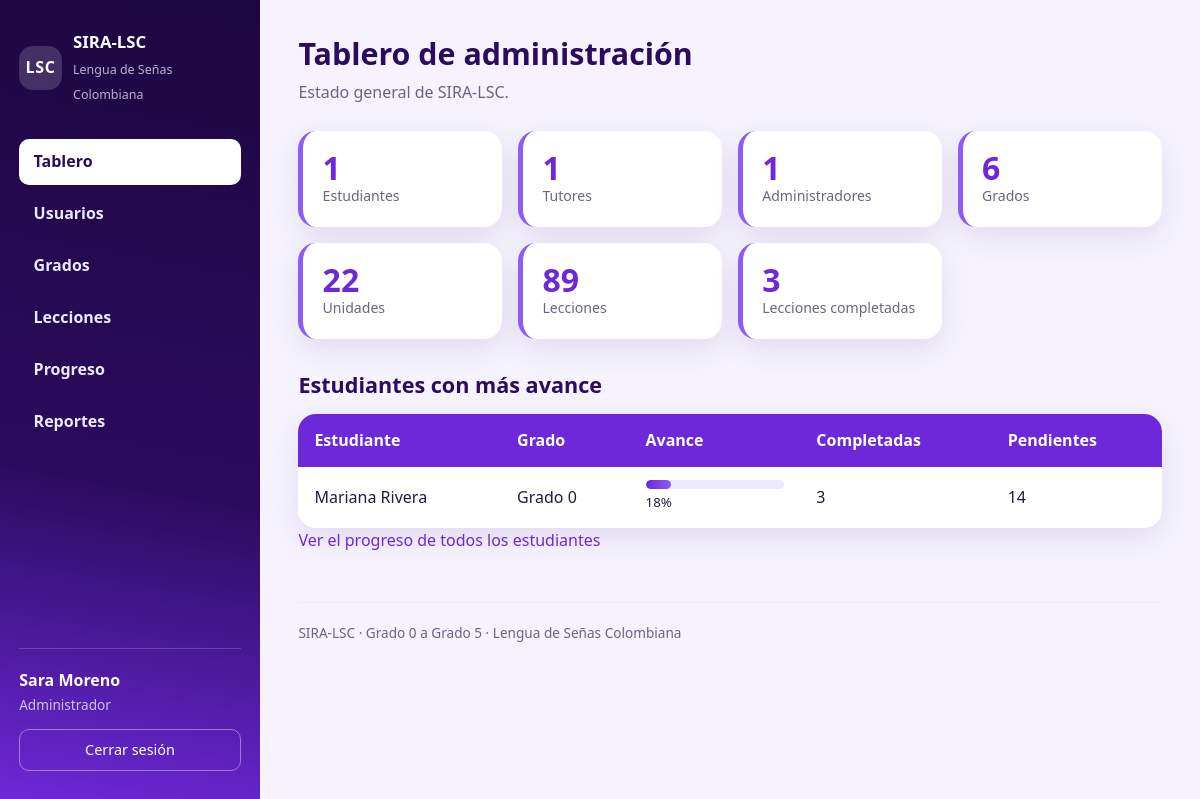
Page /index.php?ruta=admin/inicio (signed in) on the committed database.
### tables this page shows
CREATE TABLE usuarios (
    id_usuario     INT AUTO_INCREMENT PRIMARY KEY,
    nombre         VARCHAR(80)  NOT NULL,
    apellido       VARCHAR(80)  NOT NULL,
    correo         VARCHAR(150) NOT NULL UNIQUE,
    usuario        VARCHAR(50)  NOT NULL UNIQUE,
    contrasena     VARCHAR(255) NOT NULL,
    rol            ENUM('estudiante','tutor','administrador') NOT NULL DEFAULT 'estudiante',
    id_grado       INT          NULL,
    activo         TINYINT(1)   NOT NULL DEFAULT 1,
    fecha_registro DATETIME     NOT NULL DEFAULT CURRENT_TIMESTAMP,
    CONSTRAINT fk_usuarios_grado
        FOREIGN KEY (id_grado) REFERENCES grados(id_grado)
        ON DELETE SET NULL ON UPDATE CASCADE
);

CREATE TABLE grados (
    id_grado    INT AUTO_INCREMENT PRIMARY KEY,
    nombre      VARCHAR(50)  NOT NULL,
    descripcion VARCHAR(255) NOT NULL,
    orden       INT          NOT NULL DEFAULT 0
);

### config/funciones.php (called while the page is built, shortened)
<?php
function e($texto)
{
    return htmlspecialchars((string) $texto, ENT_QUOTES, 'UTF-8');
}
function url($ruta = 'inicio', $parametros = array())
{
    $destino = BASE_URL . 'index.php?ruta=' . urlencode($ruta);
    return $destino;
}
function vista($archivo, $datos = array())
{
    extract($datos, EXTR_SKIP);
    require RUTA_BASE . '/views/' . $archivo . '.php';
}
function rolActual()
{
    return isset($_SESSION['rol']) ? $_SESSION['rol'] : null;
}
function panelDe($rol)
{
    switch ($rol) {
        case 'administrador': return 'admin/inicio';
    }
}
function nombreRol($rol)
{
    $nombres = array(
        'estudiante'    => 'Estudiante',
        'tutor'         => 'Tutor',
        'administrador' => 'Administrador',
    );
    return isset($nombres[$rol]) ? $nombres[$rol] : $rol;
}

### controllers/AdministradorController.php (called while the page is built, shortened)
<?php
class AdministradorController
{
    private $modeloUsuario;
    private $modeloAdmin;
    public function __construct()
    {
        $this->modeloUsuario    = new Usuario();
        $this->modeloAdmin      = new Administrador();
    }
    public function inicio()
    {
        vista('administrador/inicio', array(
            'admin'    => $this->modeloUsuario->obtenerPorId($_SESSION['id_usuario']),
            'resumen'  => $this->modeloAdmin->resumenGeneral(),
            'avances'  => array_slice($this->modeloAdmin->progresoEstudiantes(), 0, 5),
        ));
    }
}

### models/Usuario.php (called while the page is built, shortened)
<?php
class Usuario
{
    private $db;
    public function __construct()
    {
        $this->db = Database::conexion();
    }
    public function obtenerPorId($idUsuario)
    {
        $sentencia = $this->db->prepare(
            'SELECT u.id_usuario, u.nombre, u.apellido, u.correo, u.usuario, u.rol,
                    u.id_grado, u.activo, u.fecha_registro,
                    g.nombre AS grado, g.descripcion AS grado_descripcion, g.orden AS grado_orden
             FROM usuarios u
             LEFT JOIN grados g ON g.id_grado = u.id_grado
             WHERE u.id_usuario = ?'
        );
        $sentencia->execute(array((int) $idUsuario));
        $fila = $sentencia->fetch();
        return $fila ? $fila : null;
    }
}

### config/Database.php (called while the page is built, shortened)
<?php
class Database
{
    private static $pdo = null;
    public static function conexion()
    {
        if (self::$pdo === null) {
            $dsn = 'mysql:host=' . DB_HOST . ';dbname=' . DB_NOMBRE . ';charset=utf8mb4';
            try {
                self::$pdo = new PDO($dsn, DB_USUARIO, DB_CLAVE, array(
                    PDO::ATTR_ERRMODE            => PDO::ERRMODE_EXCEPTION,
                    PDO::ATTR_DEFAULT_FETCH_MODE => PDO::FETCH_ASSOC,
                    PDO::ATTR_EMULATE_PREPARES   => false,
                ));
            } catch (PDOException $e) {
                self::mostrarError($e->getMessage());
            }
        }
        return self::$pdo;
    }
}

### models/Administrador.php (called while the page is built)
<?php
class Administrador
{
    private $db;
    public function __construct()
    {
        $this->db = Database::conexion();
    }
    public function resumenGeneral()
    {
        $sql = "SELECT
                    (SELECT COUNT(*) FROM usuarios WHERE rol = 'estudiante')    AS estudiantes,
                    (SELECT COUNT(*) FROM usuarios WHERE rol = 'tutor')         AS tutores,
                    (SELECT COUNT(*) FROM usuarios WHERE rol = 'administrador') AS administradores,
                    (SELECT COUNT(*) FROM grados)    AS grados,
                    (SELECT COUNT(*) FROM cursos)    AS cursos,
                    (SELECT COUNT(*) FROM lecciones) AS lecciones,
                    (SELECT COUNT(*) FROM progreso)  AS completadas";
        return $this->db->query($sql)->fetch();
    }
    public function progresoEstudiantes()
    {
        $sql = "SELECT u.id_usuario, u.nombre, u.apellido, u.usuario,
                       g.nombre AS grado,
                       (SELECT COUNT(*)
                          FROM lecciones l
                          INNER JOIN cursos c ON c.id_curso = l.id_curso
                         WHERE c.id_grado = u.id_grado) AS total,
                       (SELECT COUNT(*)
                          FROM progreso p
                          INNER JOIN lecciones l2 ON l2.id_leccion = p.id_leccion
                          INNER JOIN cursos c2 ON c2.id_curso = l2.id_curso
                         WHERE p.id_usuario = u.id_usuario AND c2.id_grado = u.id_grado) AS completadas
                FROM usuarios u
                LEFT JOIN grados g ON g.id_grado = u.id_grado
                WHERE u.rol = 'estudiante'
                ORDER BY u.nombre ASC";
        $filas = $this->db->query($sql)->fetchAll();
        foreach ($filas as $i => $fila) {
            $total = (int) $fila['total'];
            $hechas = (int) $fila['completadas'];
            $filas[$i]['pendientes'] = max(0, $total - $hechas);
            $filas[$i]['porcentaje'] = $total > 0 ? (int) round(($hechas / $total) * 100) : 0;
        }
        return $filas;
    }
}

### views/administrador/inicio.php (the view, shortened to what this page needs)
<?php
$activo = 'inicio';
require RUTA_BASE . '/views/layouts/header.php';
?>
<header class="titular">
    <h1>Tablero de administración</h1>
    <p>Estado general de SIRA-LSC.</p>
</header>
<div class="rejilla-cifras">
    <article class="tarjeta-cifra">
        <p class="numero-grande"><?php echo (int) $resumen['estudiantes']; ?></p>
        <p class="etiqueta-cifra">Estudiantes</p>
    </article>
    <article class="tarjeta-cifra">
        <p class="numero-grande"><?php echo (int) $resumen['tutores']; ?></p>
        <p class="etiqueta-cifra">Tutores</p>
    </article>
    <article class="tarjeta-cifra">
        <p class="numero-grande"><?php echo (int) $resumen['administradores']; ?></p>
        <p class="etiqueta-cifra">Administradores</p>
    </article>
    <article class="tarjeta-cifra">
        <p class="numero-grande"><?php echo (int) $resumen['grados']; ?></p>
        <p class="etiqueta-cifra">Grados</p>
    </article>
    <article class="tarjeta-cifra">
        <p class="numero-grande"><?php echo (int) $resumen['cursos']; ?></p>
        <p class="etiqueta-cifra">Unidades</p>
    </article>
    <article class="tarjeta-cifra">
        <p class="numero-grande"><?php echo (int) $resumen['lecciones']; ?></p>
        <p class="etiqueta-cifra">Lecciones</p>
    </article>
    <article class="tarjeta-cifra">
        <p class="numero-grande"><?php echo (int) $resumen['completadas']; ?></p>
        <p class="etiqueta-cifra">Lecciones completadas</p>
    </article>
</div>
<h2 class="titulo-seccion">Estudiantes con más avance</h2>
<?php if (count($avances) === 0): ?>
    <p class="vacio">Todavía no hay estudiantes registrados.</p>
<?php else: ?>
<table class="tabla">
    <thead><tr><th>Estudiante</th><th>Grado</th><th>Avance</th><th>Completadas</th><th>Pendientes</th></tr></thead>
    <tbody>
    <?php foreach ($avances as $fila): ?>
        <tr>
            <td><?php echo e($fila['nombre'] . ' ' . $fila['apellido']); ?></td>
            <td><?php echo e($fila['grado'] ? $fila['grado'] : 'Sin grado'); ?></td>
            <td>
                <div class="barra barra-tabla"><span style="width: <?php echo (int) $fila['porcentaje']; ?>%;"></span></div>
                <small><?php echo (int) $fila['porcentaje']; ?>%</small>
            </td>
            <td><?php echo (int) $fila['completadas']; ?></td>
            <td><?php echo (int) $fila['pendientes']; ?></td>
        </tr>
    <?php endforeach; ?>
    </tbody>
</table>
<p class="texto-apoyo"><a href="<?php echo url('admin/progreso'); ?>">Ver el progreso de todos los estudiantes</a></p>
<?php endif; ?>
<?php require RUTA_BASE . '/views/layouts/footer.php'; ?>

### views/layouts/header.php (shortened to what this page needs)
<?php
$activo  = isset($activo) ? $activo : '';
$sinMenu = isset($sinMenu) ? $sinMenu : false;
$rol     = rolActual();
$conectado = null;
$prioridad = array('estudiante', 'tutor', 'admin');
if ($rol === 'tutor')              { $prioridad = array('tutor', 'admin', 'estudiante'); }
elseif ($rol === 'administrador')  { $prioridad = array('admin', 'tutor', 'estudiante'); }
foreach ($prioridad as $posible) {
    if (isset($$posible) && is_array($$posible) && isset($$posible['nombre'])) {
        $conectado = $$posible;
        break;
    }
}
$menus = array(
    'estudiante' => array(
        'Inicio'       => array('estudiante/inicio',    'inicio'),
        'Mis cursos'   => array('estudiante/cursos',    'cursos'),
        'Mis lecciones'=> array('estudiante/lecciones', 'lecciones'),
        'Mi progreso'  => array('estudiante/progreso',  'progreso'),
        'Mi perfil'    => array('estudiante/perfil',    'perfil'),
    ),
    'tutor' => array(
        'Inicio'           => array('tutor/inicio',      'inicio'),
        'Mis estudiantes'  => array('tutor/estudiantes', 'estudiantes'),
        'Mi perfil'        => array('tutor/perfil',      'perfil'),
    ),
    'administrador' => array(
        'Tablero'   => array('admin/inicio',    'inicio'),
        'Usuarios'  => array('admin/usuarios',  'usuarios'),
        'Grados'    => array('admin/grados',    'grados'),
        'Lecciones' => array('admin/lecciones', 'lecciones'),
        'Progreso'  => array('admin/progreso',  'progreso'),
        'Reportes'   => array('admin/reportes',  'reportes'),
    ),
);
$menu = isset($menus[$rol]) ? $menus[$rol] : array();
?>
<!DOCTYPE html>
<html lang="es">
<head>
    <link rel="stylesheet" href="<?php echo BASE_URL; ?>css/estilos.css">
</head>
<body class="<?php echo $sinMenu ? 'cuerpo-acceso' : 'cuerpo-panel'; ?>">
<?php if ($sinMenu): ?>
<main class="acceso">
<?php else: ?>
<div class="aplicacion">
    <nav class="menu-lateral">
        <a class="marca" href="<?php echo url(panelDe($rol)); ?>">
            <span class="marca-sigla">LSC</span>
            <span class="marca-texto">
                <strong>SIRA-LSC</strong>
                <small>Lengua de Señas Colombiana</small>
            </span>
        </a>
        <ul class="menu">
            <?php foreach ($menu as $etiqueta => $destino): ?>
                <li>
                    <a href="<?php echo url($destino[0]); ?>"
                       class="<?php echo $activo === $destino[1] ? 'activo' : ''; ?>">
                        <?php echo e($etiqueta); ?>
                    </a>
                </li>
            <?php endforeach; ?>
        </ul>
        <div class="menu-pie">
            <?php if ($conectado): ?>
                <p class="menu-nombre"><?php echo e($conectado['nombre'] . ' ' . $conectado['apellido']); ?></p>
                <p class="menu-grado">
                    <?php
                    echo e(nombreRol($rol));
                    ?>
                </p>
            <?php endif; ?>
            <a class="boton-salir" href="<?php echo url('salir'); ?>">Cerrar sesión</a>
        </div>
    </nav>
    <main class="contenido">
<?php endif; ?>

### css/estilos.css (style rules this page uses)
:root { --morado-oscuro: #2b0b5e; --morado-noche: #1d0740; --morado: #6d28d9; --morado-claro: #8b5cf6; --lavanda: #ede9fe; --lavanda-suave: #f6f3ff; --blanco: #ffffff; --tinta: #241a3d; --gris: #6c6383; --exito: #1f7a5a; --error: #b3204a; --radio: 18px; --radio-mini: 10px; --sombra: 0 10px 30px rgba(45, 12, 96, .10); --sombra-alta: 0 18px 44px rgba(45, 12, 96, .20); }
* { box-sizing: border-box; }
html { -webkit-text-size-adjust: 100%; }
body { margin: 0; font-family: "Segoe UI", "Trebuchet MS", system-ui, -apple-system, Arial, sans-serif; color: var(--tinta); line-height: 1.6; background: var(--lavanda-suave); }
h1, h2, h3 { line-height: 1.25; margin: 0 0 .4rem; font-weight: 700; }
h1 { font-size: 1.9rem; }
h2 { font-size: 1.35rem; }
p { margin: 0 0 .8rem; }
a { color: var(--morado); text-decoration: none; }
.texto-apoyo { color: var(--gris); }
.aplicacion { display: flex; min-height: 100vh; }
.menu-lateral { width: 260px; flex-shrink: 0; padding: 1.8rem 1.2rem; background: linear-gradient(190deg, var(--morado-noche) 0%, var(--morado-oscuro) 60%, var(--morado) 100%); color: var(--lavanda); display: flex; flex-direction: column; }
.marca { display: flex; align-items: center; gap: .7rem; margin-bottom: 2rem; color: var(--blanco); }
.marca-sigla { display: grid; place-items: center; width: 44px; height: 44px; border-radius: 14px; background: rgba(255, 255, 255, .16); font-weight: 700; letter-spacing: .04em; }
.marca-texto strong { display: block; font-size: 1.05rem; }
.marca-texto small { color: rgba(237, 233, 254, .75); font-size: .78rem; }
.menu { list-style: none; margin: 0; padding: 0; flex: 1; }
.menu li { margin-bottom: .35rem; }
.menu a { display: block; padding: .65rem .9rem; border-radius: var(--radio-mini); color: var(--lavanda); font-weight: 600; }
.menu a.activo { background: var(--blanco); color: var(--morado-oscuro); }
.menu-pie { margin-top: 1.5rem; padding-top: 1.2rem; border-top: 1px solid rgba(255, 255, 255, .18); }
.menu-nombre { margin: 0; font-weight: 700; color: var(--blanco); }
.menu-grado { margin: 0 0 .8rem; font-size: .85rem; color: rgba(237, 233, 254, .8); }
.boton-salir { display: block; padding: .55rem .9rem; text-align: center; border: 1px solid rgba(255, 255, 255, .4); border-radius: var(--radio-mini); color: var(--blanco); font-size: .9rem; }
.contenido { flex: 1; min-width: 0; padding: 2.2rem 2.4rem 3rem; }
.titular { margin-bottom: 1.6rem; }
.titular h1 { color: var(--morado-oscuro); }
.titular p { color: var(--gris); margin: 0; }
.titulo-seccion { margin: 2rem 0 1rem; color: var(--morado-oscuro); }
.barra { height: 12px; border-radius: 999px; background: var(--lavanda); overflow: hidden; }
.barra span { display: block; height: 100%; border-radius: 999px; background: linear-gradient(90deg, var(--morado) 0%, var(--morado-claro) 100%); }
.tabla { width: 100%; border-collapse: collapse; background: var(--blanco); border-radius: var(--radio); overflow: hidden; box-shadow: var(--sombra); }
.tabla th, .tabla td { padding: .85rem 1rem; text-align: left; }
.tabla thead { background: var(--morado); color: var(--blanco); }
.rejilla-cifras { display: grid; grid-template-columns: repeat(auto-fill, minmax(160px, 1fr)); gap: 1rem; margin-bottom: 1.4rem; }
.tarjeta-cifra { padding: 1.2rem; background: var(--blanco); border-radius: var(--radio); box-shadow: var(--sombra); border-left: 5px solid var(--morado-claro); }
.numero-grande { margin: 0; font-size: 2rem; font-weight: 700; line-height: 1.1; color: var(--morado); }
.etiqueta-cifra { margin: 0; font-size: .88rem; color: var(--gris); }
.barra-tabla { height: 9px; min-width: 90px; }

### rows in the picture
usuarios: nombre+apellido "Sara Moreno"
usuarios: nombre+apellido "Mariana Rivera", id_grado.nombre "Grado 0", porcentaje "18", completadas "3", pendientes "14"

### other values in the picture
$etiqueta "Tablero"
$etiqueta "Usuarios"
$etiqueta "Grados"
$etiqueta "Lecciones"
$etiqueta "Progreso"
$etiqueta "Reportes"
nombreRol($rol) "Administrador"
$resumen['estudiantes'] "1"
$resumen['tutores'] "1"
$resumen['administradores'] "1"
$resumen['grados'] "6"
$resumen['cursos'] "22"
$resumen['lecciones'] "89"
$resumen['completadas'] "3"
